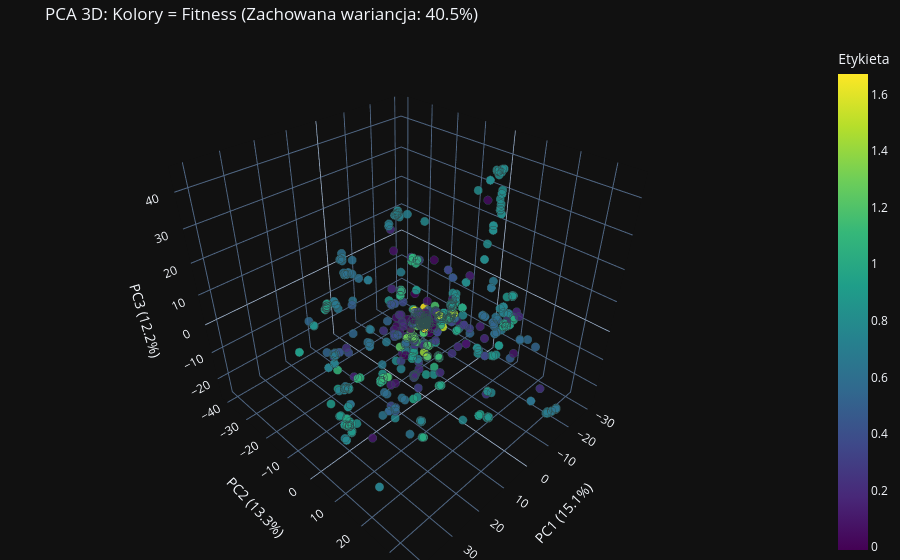

The notebook cell saved with this chart:
### Markdown cell above
## PCA 3D

### Code cell
def visualize_pca_3d_interactive(latent_vectors, labels, title="Interaktywne PCA 3D"):
    if isinstance(latent_vectors[0], torch.Tensor):
        z_matrix = torch.stack(latent_vectors).detach().cpu().numpy()
    else:
        z_matrix = np.array(latent_vectors)

    labels = np.array(labels)
    assert len(z_matrix) == len(labels), "Liczba wektorów i etykiet musi być identyczna!"

    pca = PCA(n_components=3)
    z_pca = pca.fit_transform(z_matrix)
    exp_var = pca.explained_variance_ratio_ * 100

    hover_texts = [f"Wartość: {lbl:.3f}" if isinstance(lbl, float) else f"Wartość: {lbl}" for lbl in labels]

    df = pd.DataFrame({
        'PC1': z_pca[:, 0],
        'PC2': z_pca[:, 1],
        'PC3': z_pca[:, 2],
        'Etykieta': labels,
        'Szczegóły': hover_texts
    })

    fig = px.scatter_3d(
        df,
        x='PC1',
        y='PC2',
        z='PC3',
        color='Etykieta',          # Kolorowanie na podstawie przekazanych etykiet (np. fitness)
        hover_name='Szczegóły',    # Tekst pojawiający się po najechaniu myszką
        title=f'{title} (Zachowana wariancja: {sum(exp_var):.1f}%)',
        labels={
            'PC1': f'PC1 ({exp_var[0]:.1f}%)',
            'PC2': f'PC2 ({exp_var[1]:.1f}%)',
            'PC3': f'PC3 ({exp_var[2]:.1f}%)'
        },
        color_continuous_scale='Viridis', # Ładna i czytelna mapa kolorów
        opacity=0.85
    )

    fig.update_traces(marker=dict(size=5, line=dict(width=1, color='DarkSlateGrey')))

    fig.update_layout(margin=dict(l=0, r=0, b=0, t=40))

    fig.show()

visualize_pca_3d_interactive(latent_vectors, labels, title="PCA 3D: Kolory = Fitness")

### Figure 1 — Plotly figure (JSON) as saved in the notebook; plotly's stock layout.template omitted (floating-point values rounded to 4 significant figures; data arrays with more than 128 entries replaced by an {"elided": "..."} marker saying what was removed)
{"data": [{"hovertemplate": "<b>%{hovertext}</b><br><br>PC1 (15.1%)=%{x}<br>PC2 (13.3%)=%{y}<br>PC3 (12.2%)=%{z}<br>Etykieta=%{marker.color}<extra></extra>", "hovertext": {"elided": "1000 str values"}, "legendgroup": "", "marker": {"color": {"elided": "1000 float values"}, "coloraxis": "coloraxis", "opacity": 0.85, "symbol": "circle", "line": {"color": "DarkSlateGrey", "width": 1}, "size": 5}, "mode": "markers", "name": "", "scene": "scene", "showlegend": false, "x": {"elided": "1000 float values"}, "y": {"elided": "1000 float values"}, "z": {"elided": "1000 float values"}, "type": "scatter3d"}], "layout": {"scene": {"domain": {"x": [0.0, 1.0], "y": [0.0, 1.0]}, "xaxis": {"title": {"text": "PC1 (15.1%)"}}, "yaxis": {"title": {"text": "PC2 (13.3%)"}}, "zaxis": {"title": {"text": "PC3 (12.2%)"}}}, "coloraxis": {"colorbar": {"title": {"text": "Etykieta"}}, "colorscale": [[0.0, "#440154"], [0.1111, "#482878"], [0.2222, "#3e4989"], [0.3333, "#31688e"], [0.4444, "#26828e"], [0.5556, "#1f9e89"], [0.6667, "#35b779"], [0.7778, "#6ece58"], [0.8889, "#b5de2b"], [1.0, "#fde725"]], "autocolorscale": false}, "legend": {"tracegroupgap": 0}, "title": {"text": "PCA 3D: Kolory = Fitness (Zachowana wariancja: 40.5%)"}, "margin": {"l": 0, "r": 0, "b": 0, "t": 40}}}
